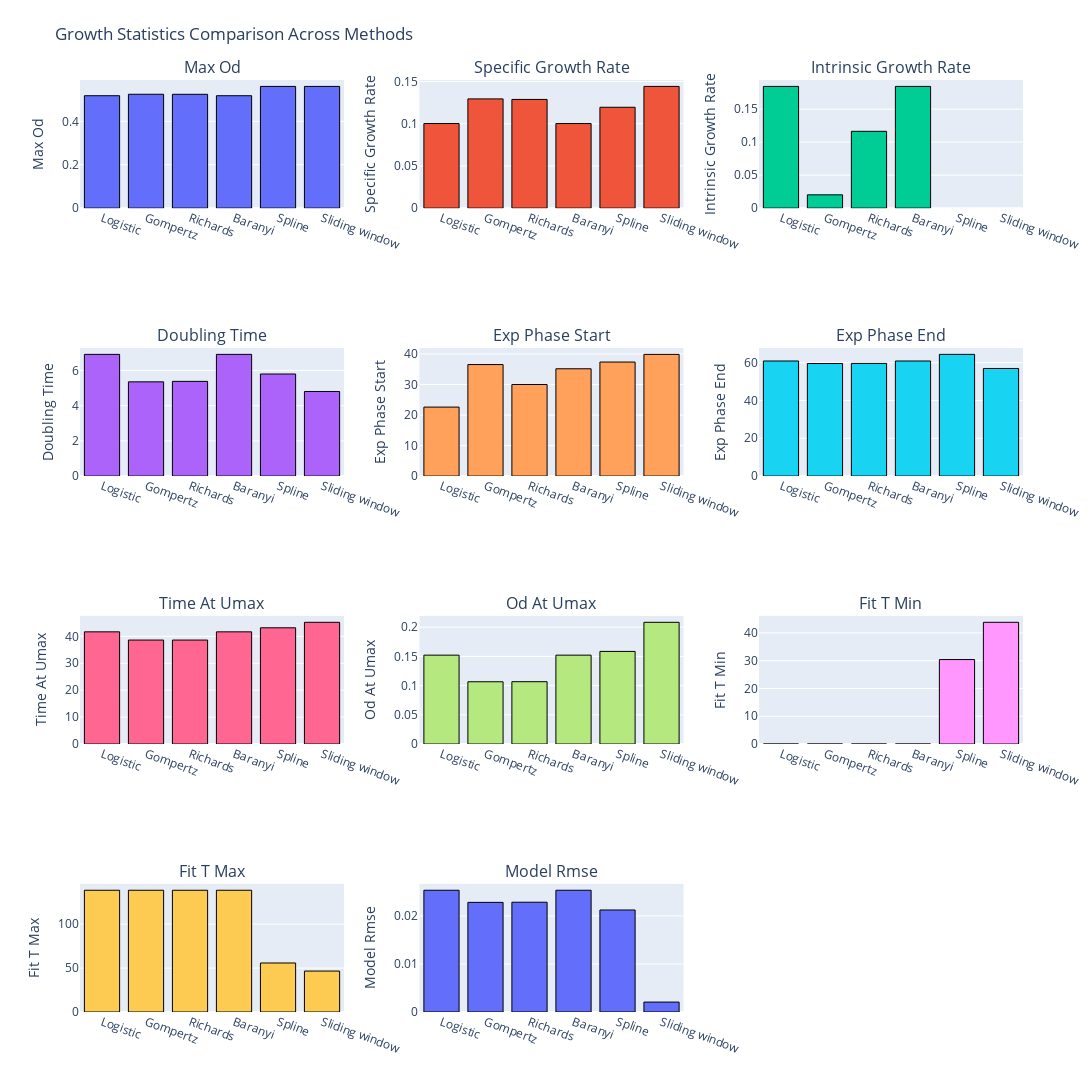

Notebook source saved alongside this figure:
### Markdown cell above
## Visualize Growth Statistics Comparison

The computed growth statistics can be compared visually using bar charts. This helps identify how different fitting methods estimate key parameters like maximum growth rate, doubling time, and phase boundaries.

The plot below shows all metrics side-by-side for each method.

### Code cell
import math
import plotly.graph_objects as go
from plotly.subplots import make_subplots

# Get all metric names from the DataFrame columns
metrics = list(stats_df.columns)
n_metrics = len(metrics)

# Set up subplot grid (3 columns per row)
n_cols = 3
n_rows = math.ceil(n_metrics / n_cols)

# Create subplot figure with formatted titles
fig = make_subplots(
    rows=n_rows,
    cols=n_cols,
    subplot_titles=[key.replace("_", " ").title() for key in metrics],
    horizontal_spacing=0.08,
    vertical_spacing=0.15,
)

# Get method names (row labels from DataFrame)
method_names = list(stats_df.index)

# Create a bar chart for each metric
for i, key in enumerate(metrics):
    # Calculate position in subplot grid
    row = i // n_cols + 1
    col = i % n_cols + 1

    # Extract values for this metric
    values = stats_df[key]
    numeric_values = values.apply(lambda v: pd.to_numeric(v, errors="coerce"))
    has_numeric = numeric_values.notna().any()

    # Add bar chart to subplot
    if has_numeric:
        fig.add_trace(
            go.Bar(
                x=method_names,
                y=numeric_values.tolist(),
                showlegend=False,
                marker=dict(line=dict(color="black", width=1)),
            ),
            row=row,
            col=col,
        )
        fig.update_yaxes(
            title_text=key.replace("_", " ").title(), automargin=True, row=row, col=col
        )
    else:
        # Handle non-numeric data (shouldn't occur with current metrics)
        fig.add_trace(
            go.Bar(
                x=method_names,
                y=[0] * len(method_names),
                showlegend=False,
                marker=dict(line=dict(color="black", width=1)),
            ),
            row=row,
            col=col,
        )
        fig.update_yaxes(showticklabels=False, automargin=True, row=row, col=col)

    # Rotate x-axis labels for readability
    fig.update_xaxes(tickangle=20, automargin=True, row=row, col=col)

# Set overall figure layout
fig.update_layout(
    title="Growth Statistics Comparison Across Methods",
    height=300 * n_rows,
    width=1100,
    margin=dict(l=80, r=30, t=80, b=80),
)

fig.show()

### Figure 1 — Plotly figure (JSON) as saved in the notebook; plotly's stock layout.template omitted (floating-point values rounded to 4 significant figures)
{"data": [{"marker": {"line": {"color": "black", "width": 1}}, "showlegend": false, "type": "bar", "x": ["Logistic", "Gompertz", "Richards", "Baranyi", "Spline", "Sliding window"], "xaxis": "x", "y": [0.5179, 0.5245, 0.5244, 0.5179, 0.5608, 0.5608], "yaxis": "y"}, {"marker": {"line": {"color": "black", "width": 1}}, "showlegend": false, "type": "bar", "x": ["Logistic", "Gompertz", "Richards", "Baranyi", "Spline", "Sliding window"], "xaxis": "x2", "y": [0.1002, 0.1294, 0.1288, 0.1002, 0.1195, 0.1442], "yaxis": "y2"}, {"marker": {"line": {"color": "black", "width": 1}}, "showlegend": false, "type": "bar", "x": ["Logistic", "Gompertz", "Richards", "Baranyi", "Spline", "Sliding window"], "xaxis": "x3", "y": [0.1845, 0.02017, 0.1164, 0.1845, null, null], "yaxis": "y3"}, {"marker": {"line": {"color": "black", "width": 1}}, "showlegend": false, "type": "bar", "x": ["Logistic", "Gompertz", "Richards", "Baranyi", "Spline", "Sliding window"], "xaxis": "x4", "y": [6.915, 5.355, 5.381, 6.915, 5.8, 4.806], "yaxis": "y4"}, {"marker": {"line": {"color": "black", "width": 1}}, "showlegend": false, "type": "bar", "x": ["Logistic", "Gompertz", "Richards", "Baranyi", "Spline", "Sliding window"], "xaxis": "x5", "y": [22.61, 36.55, 30.02, 35.17, 37.38, 39.89], "yaxis": "y5"}, {"marker": {"line": {"color": "black", "width": 1}}, "showlegend": false, "type": "bar", "x": ["Logistic", "Gompertz", "Richards", "Baranyi", "Spline", "Sliding window"], "xaxis": "x6", "y": [60.89, 59.56, 59.61, 60.89, 64.4, 56.93], "yaxis": "y6"}, {"marker": {"line": {"color": "black", "width": 1}}, "showlegend": false, "type": "bar", "x": ["Logistic", "Gompertz", "Richards", "Baranyi", "Spline", "Sliding window"], "xaxis": "x7", "y": [41.66, 38.61, 38.61, 41.66, 43.16, 45.2], "yaxis": "y7"}, {"marker": {"line": {"color": "black", "width": 1}}, "showlegend": false, "type": "bar", "x": ["Logistic", "Gompertz", "Richards", "Baranyi", "Spline", "Sliding window"], "xaxis": "x8", "y": [0.1521, 0.1066, 0.1067, 0.1521, 0.1585, 0.2083], "yaxis": "y8"}, {"marker": {"line": {"color": "black", "width": 1}}, "showlegend": false, "type": "bar", "x": ["Logistic", "Gompertz", "Richards", "Baranyi", "Spline", "Sliding window"], "xaxis": "x9", "y": [0, 0, 0, 0, 30.4, 43.8], "yaxis": "y9"}, {"marker": {"line": {"color": "black", "width": 1}}, "showlegend": false, "type": "bar", "x": ["Logistic", "Gompertz", "Richards", "Baranyi", "Spline", "Sliding window"], "xaxis": "x10", "y": [138.6, 138.6, 138.6, 138.6, 55.8, 46.6], "yaxis": "y10"}, {"marker": {"line": {"color": "black", "width": 1}}, "showlegend": false, "type": "bar", "x": ["Logistic", "Gompertz", "Richards", "Baranyi", "Spline", "Sliding window"], "xaxis": "x11", "y": [0.02533, 0.02281, 0.02284, 0.02533, 0.02123, 0.002061], "yaxis": "y11"}], "layout": {"annotations": [{"font": {"size": 16}, "showarrow": false, "text": "Max Od", "x": 0.14, "xanchor": "center", "xref": "paper", "y": 1, "yanchor": "bottom", "yref": "paper"}, {"font": {"size": 16}, "showarrow": false, "text": "Specific Growth Rate", "x": 0.5, "xanchor": "center", "xref": "paper", "y": 1, "yanchor": "bottom", "yref": "paper"}, {"font": {"size": 16}, "showarrow": false, "text": "Intrinsic Growth Rate", "x": 0.86, "xanchor": "center", "xref": "paper", "y": 1, "yanchor": "bottom", "yref": "paper"}, {"font": {"size": 16}, "showarrow": false, "text": "Doubling Time", "x": 0.14, "xanchor": "center", "xref": "paper", "y": 0.7125, "yanchor": "bottom", "yref": "paper"}, {"font": {"size": 16}, "showarrow": false, "text": "Exp Phase Start", "x": 0.5, "xanchor": "center", "xref": "paper", "y": 0.7125, "yanchor": "bottom", "yref": "paper"}, {"font": {"size": 16}, "showarrow": false, "text": "Exp Phase End", "x": 0.86, "xanchor": "center", "xref": "paper", "y": 0.7125, "yanchor": "bottom", "yref": "paper"}, {"font": {"size": 16}, "showarrow": false, "text": "Time At Umax", "x": 0.14, "xanchor": "center", "xref": "paper", "y": 0.425, "yanchor": "bottom", "yref": "paper"}, {"font": {"size": 16}, "showarrow": false, "text": "Od At Umax", "x": 0.5, "xanchor": "center", "xref": "paper", "y": 0.425, "yanchor": "bottom", "yref": "paper"}, {"font": {"size": 16}, "showarrow": false, "text": "Fit T Min", "x": 0.86, "xanchor": "center", "xref": "paper", "y": 0.425, "yanchor": "bottom", "yref": "paper"}, {"font": {"size": 16}, "showarrow": false, "text": "Fit T Max", "x": 0.14, "xanchor": "center", "xref": "paper", "y": 0.1375, "yanchor": "bottom", "yref": "paper"}, {"font": {"size": 16}, "showarrow": false, "text": "Model Rmse", "x": 0.5, "xanchor": "center", "xref": "paper", "y": 0.1375, "yanchor": "bottom", "yref": "paper"}], "height": 1200, "margin": {"b": 80, "l": 80, "r": 30, "t": 80}, "title": {"text": "Growth Statistics Comparison Across Methods"}, "width": 1100, "xaxis": {"anchor": "y", "automargin": true, "domain": [0, 0.28], "tickangle": 20}, "xaxis10": {"anchor": "y10", "automargin": true, "domain": [0, 0.28], "tickangle": 20}, "xaxis11": {"anchor": "y11", "automargin": true, "domain": [0.36, 0.64], "tickangle": 20}, "xaxis12": {"anchor": "y12", "domain": [0.72, 1]}, "xaxis2": {"anchor": "y2", "automargin": true, "domain": [0.36, 0.64], "tickangle": 20}, "xaxis3": {"anchor": "y3", "automargin": true, "domain": [0.72, 1], "tickangle": 20}, "xaxis4": {"anchor": "y4", "automargin": true, "domain": [0, 0.28], "tickangle": 20}, "xaxis5": {"anchor": "y5", "automargin": true, "domain": [0.36, 0.64], "tickangle": 20}, "xaxis6": {"anchor": "y6", "automargin": true, "domain": [0.72, 1], "tickangle": 20}, "xaxis7": {"anchor": "y7", "automargin": true, "domain": [0, 0.28], "tickangle": 20}, "xaxis8": {"anchor": "y8", "automargin": true, "domain": [0.36, 0.64], "tickangle": 20}, "xaxis9": {"anchor": "y9", "automargin": true, "domain": [0.72, 1], "tickangle": 20}, "yaxis": {"anchor": "x", "automargin": true, "domain": [0.8625, 1], "title": {"text": "Max Od"}}, "yaxis10": {"anchor": "x10", "automargin": true, "domain": [0, 0.1375], "title": {"text": "Fit T Max"}}, "yaxis11": {"anchor": "x11", "automargin": true, "domain": [0, 0.1375], "title": {"text": "Model Rmse"}}, "yaxis12": {"anchor": "x12", "domain": [0, 0.1375]}, "yaxis2": {"anchor": "x2", "automargin": true, "domain": [0.8625, 1], "title": {"text": "Specific Growth Rate"}}, "yaxis3": {"anchor": "x3", "automargin": true, "domain": [0.8625, 1], "title": {"text": "Intrinsic Growth Rate"}}, "yaxis4": {"anchor": "x4", "automargin": true, "domain": [0.575, 0.7125], "title": {"text": "Doubling Time"}}, "yaxis5": {"anchor": "x5", "automargin": true, "domain": [0.575, 0.7125], "title": {"text": "Exp Phase Start"}}, "yaxis6": {"anchor": "x6", "automargin": true, "domain": [0.575, 0.7125], "title": {"text": "Exp Phase End"}}, "yaxis7": {"anchor": "x7", "automargin": true, "domain": [0.2875, 0.425], "title": {"text": "Time At Umax"}}, "yaxis8": {"anchor": "x8", "automargin": true, "domain": [0.2875, 0.425], "title": {"text": "Od At Umax"}}, "yaxis9": {"anchor": "x9", "automargin": true, "domain": [0.2875, 0.425], "title": {"text": "Fit T Min"}}}}
